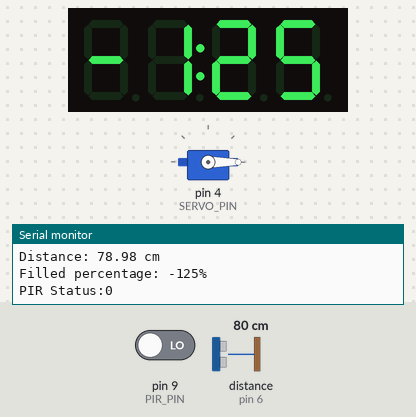
Bench run of a sketch on a simulated Arduino Uno, built with avr-gcc and run on an emulated ATmega328P. Shown: servo, 4-digit seven-segment display, the last lines printed to the serial monitor. Wiring (inferred from the names in the program): ultrasonic range finder: trigger pin 5; echo pin 6. The inputs (shaded band) are chosen by the test bench; at power-on: distance to the obstacle (sensor on pin 6) 80 cm, pin 9 (PIR_PIN) LOW. The echo pulse lasts 58.3 µs per cm; the modem accepts every AT command (registered, SIM ready, sends succeed) and sends nothing else.

Above: at 1.8 s.
1.9 s: distance to the obstacle (sensor on pin 6) set to 18 cm
At 4.4 s:
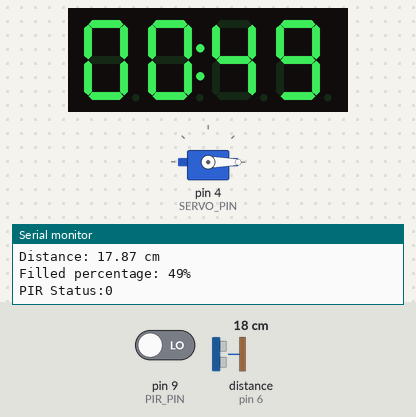
6.0 s: pin 9 (PIR_PIN) driven HIGH
At 6.9 s:
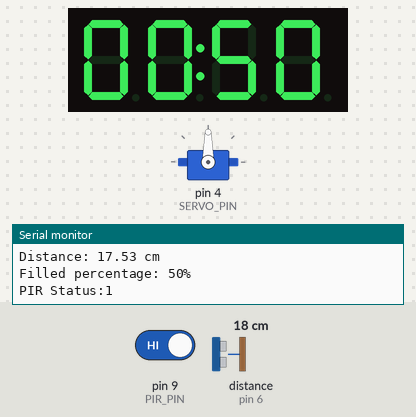
10.1 s: distance to the obstacle (sensor on pin 6) set to 60 cm
At 10.9 s:
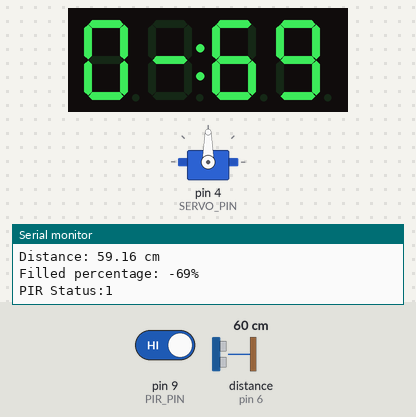
14.2 s: distance to the obstacle (sensor on pin 6) set to 2 cm
At 14.9 s:
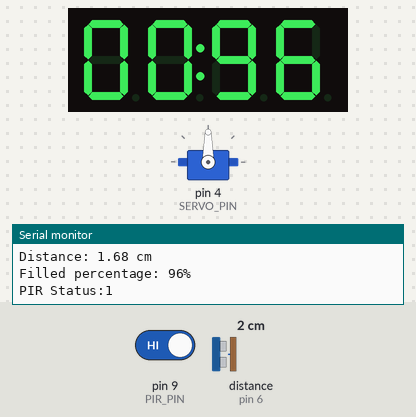
Timing chart, 0 to 17.0 s (numbered marks = the images above; inputs shaded):
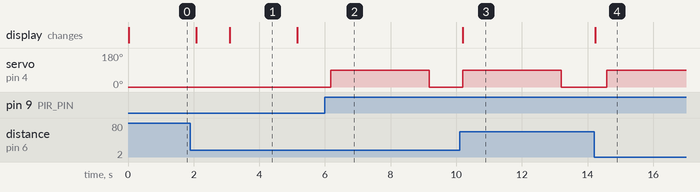

Measured:
- after the input at 1.9 s, the display: first changes after 0.18 s (image 1 shows a later state)
- after the input at 6.0 s, servo on pin 4 (SERVO_PIN): 0° → 90° after 0.17 s, → 0° 3.0 s later
- after the input at 10.1 s, the display: changes after 0.10 s (image 3)
- after the input at 14.2 s, servo on pin 4 (SERVO_PIN): 0° → 90° after 0.39 s instead of 0.03 s; the display: changes at once (image 4)
- what the display in image 1 shows lasts 2.1 s, from 3.1 s to 5.2 s

The sketch:

avinash_dustbin.ino
```cpp
#include <TM1637Display.h>
#include <SoftwareSerial.h>
#include <Servo.h>

#define GSM_TX 7       // GSM module's TX pin connected to Arduino's digital pin 7
#define GSM_RX 8       // GSM module's RX pin connected to Arduino's digital pin 8
#define TRIGGER_PIN 5  // Ultrasonic sensor's trigger pin connected to Arduino's digital pin 5
#define ECHO_PIN 6     // Ultrasonic sensor's echo pin connected to Arduino's digital pin 6

#define PIR_PIN 9

#define SERVO_PIN 4  // Servo motor's signal pin connected to Arduino's digital pin 4
#define CLK 2        // define CLK pin to Arduino pin 2
#define DIO 3        // define DIO pin to Arduino pin 3

TM1637Display display(CLK, DIO);           // Create a TM1637Display object for the TM1637 display
SoftwareSerial gsmSerial(GSM_TX, GSM_RX);  // Create a software serial object for the GSM module
Servo servo;                               // Create a Servo object for the servo motor

void setup() {
  Serial.begin(9600);            // Initialize the serial port
  display.setBrightness(7);      // Set the display brightness (0-7)
  gsmSerial.begin(9600);         // Initialize the software serial port for the GSM module
  servo.attach(SERVO_PIN);       // Attach the servo motor to the signal pin
  pinMode(TRIGGER_PIN, OUTPUT);  // Set the trigger pin as an output
  pinMode(ECHO_PIN, INPUT);      // Set the echo pin as an input
  pinMode(PIR_PIN, INPUT);       // Declare PIR pin as input

  servo.write(0);
}

void loop() {
  // Measure the distance using the ultrasonic sensor
  digitalWrite(TRIGGER_PIN, LOW);  // Set the trigger pin to low for 2 microseconds
  delayMicroseconds(2);
  digitalWrite(TRIGGER_PIN, HIGH);  // Set the trigger pin to high for 10 microseconds
  delayMicroseconds(10);
  digitalWrite(TRIGGER_PIN, LOW);  // Set the trigger pin to low

  long duration = pulseIn(ECHO_PIN, HIGH);  // Measure the duration of the echo pulse
  float distance = duration * 0.034 / 2;    // Convert the duration to distance in centimeters

  // Calculate the filled percentage
  int filledPercentage =   100 - (int)(distance / 35 * 100);
  // Print the distance to the serial monitor
  Serial.print("Distance: ");
  Serial.print(distance);
  Serial.println(" cm");

  // Display the filled percentage on the TM1637 display
  int digits[4];                                                // Array to hold the digits to be displayed
  digits[0] = filledPercentage / 1000;                          // Thousands digit
  digits[1] = (filledPercentage / 100) % 10;                    // Hundreds digit
  digits[2] = (filledPercentage / 10) % 10;                     // Tens digit
  digits[3] = filledPercentage % 10;                            // Ones digit
  display.showNumberDecEx(filledPercentage, 0b01000000, true);  // Display the number with leading zeros and a decimal point
  // Print the filled percentage to the serial monitor
  Serial.print("Filled percentage: ");
  Serial.print(filledPercentage);
  Serial.println("%");

  int minThreshold = 85;  // Set a threshold value to determine if the dustbin is full
  int fullThreshold = 100;  // Set a threshold value to determine if the dustbin is full

  Serial.print("PIR Status:");
  Serial.print(digitalRead(PIR_PIN));
  Serial.println(" ");
  // Check the PIR sensor to see if someone is nearby
  if (digitalRead(PIR_PIN) == HIGH) {
    // If someone is nearby and the dustbin is full, open the cap
    if (filledPercentage <= fullThreshold && filledPercentage >= minThreshold) {
      sendMessage();
      servo.write(90);  // Open the cap
      delay(5000);      // Keep the cap open for 5 seconds
      servo.write(0);   // Close the cap
    } else {
      servo.write(90);  // Open the cap
      delay(3000);      // Keep the cap open for 5 seconds
      servo.write(0);   // Close the cap
    }
  }
  delay(1000);  // Wait for 1 second before taking another measurement
}

void sendMessage() {
  // Send a message if the dustbin is filled
  gsmSerial.println("AT+CMGF=1");  // Set the GSM module to text mode
  delay(100);
  gsmSerial.println("AT+CMGS=\"+919815930069\"");  // Replace with your phone number
  delay(100);
  gsmSerial.print("The dustbin is full!");  // Send the message
  delay(100);
  gsmSerial.println((char)26);
}

void makeCall() {
  // Make a call if the dustbin is filled
  gsmSerial.println("ATD+919815930069;");  // Replace with the phone number to call
  delay(5000);  // Wait for 5 seconds (adjust as needed)
  gsmSerial.println("ATH");  // Hang up the call
  delay(1000);  // Wait for 1 second (adjust as needed)
}
```
